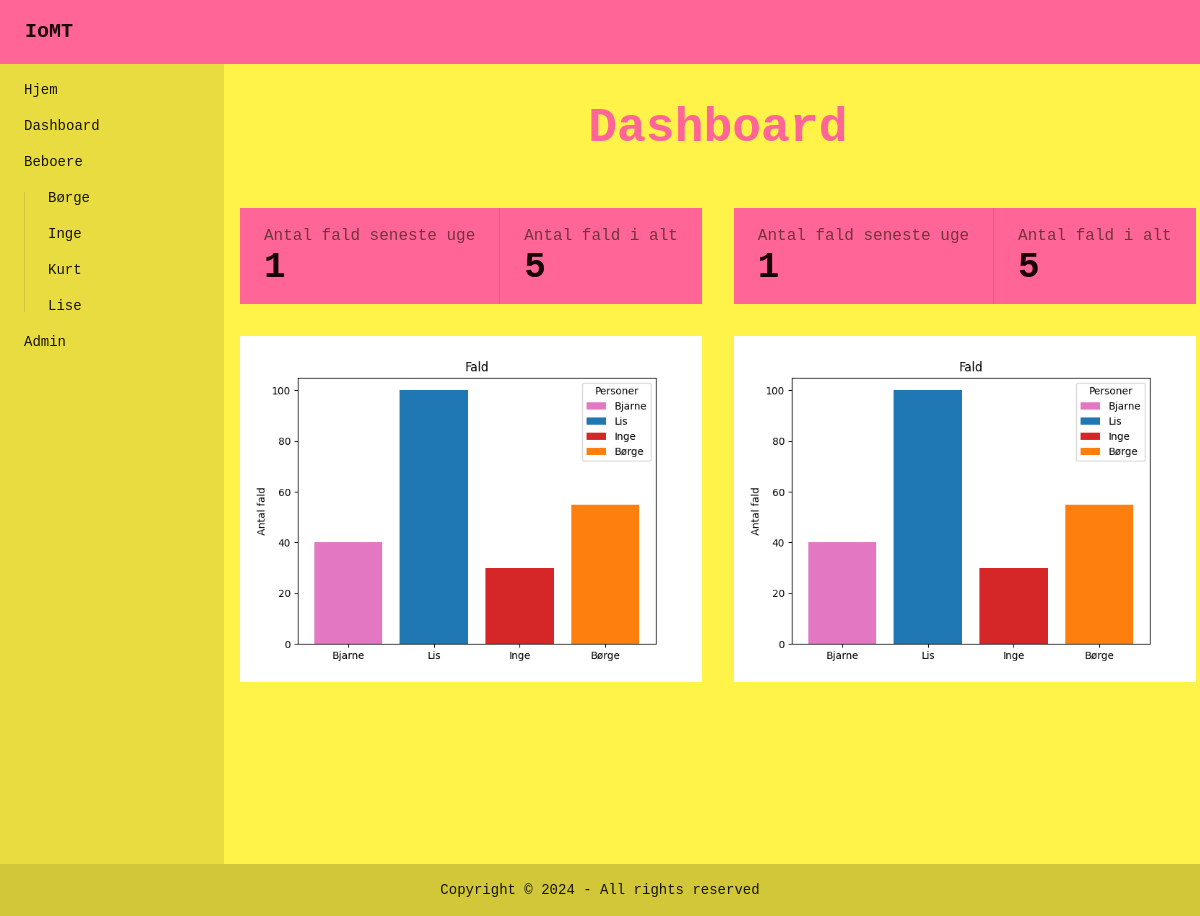
The page /dashboard (signed in) on the database its author committed.
### app.py (models this page shows)
class Residents(db.Model):
    id = db.Column(db.Integer, primary_key=True)
    username = db.Column(db.String(150), unique=True, nullable=False)

### app.py (the view)
@app.route('/dashboard')
@login_required
def dashboard():
    residents = Residents.query.all()
    if not current_user.is_admin:
        return "Access Denied", 403
    data = graph()
    return render_template('dashboard.html', data = data, residents = residents)

### app.py (called while the page is built)
@login_manager.user_loader
def load_user(user_id):
    return User.query.get(int(user_id))

### graphs.py (called while the page is built)
def graph():
    fig = Figure()
    ax = fig.add_subplot()
    persons = ['Bjarne', 'Lis', 'Inge', 'Børge']
    counts = [40, 100, 30, 55]
    bar_labels = ['Bjarne', 'Lis', 'Inge', 'Børge']
    bar_colors = ['tab:pink', 'tab:blue', 'tab:red', 'tab:orange']
    ax.bar(persons, counts, label=bar_labels, color=bar_colors)
    ax.set_ylabel('Antal fald')
    ax.set_title('Fald')
    ax.legend(title='Personer')
    buf = BytesIO()
    fig.savefig(buf, format='png')
    return base64.b64encode(buf.getbuffer()).decode('ascii')

### templates/dashboard.html (shortened to what this page needs)
{% extends 'base.html' %}
{% block content %}
<div class="text-center m-4 p-4">
    <h1 class="text-5xl font-bold text-primary m-2 mb-2">Dashboard</h1>
</div>
<div class="flex">
    <div class="flex flex-col items-center">
        <div class="stats bg-primary text-primary-content m-4">
            <div class="stat">
                <div class="stat-title">Antal fald seneste uge</div>
                <div class="stat-value">1</div>
            </div>
            <div class="stat">
                <div class="stat-title">Antal fald i alt</div>
                <div class="stat-value">5</div>
            </div>
        </div>
        <div class="m-4">
            <img alt="Graf">
        </div>
    </div>
    <div class="flex flex-col items-center">
        <div class="stats bg-primary text-primary-content m-4">
            <div class="stat">
                <div class="stat-title">Antal fald seneste uge</div>
                <div class="stat-value">1</div>
            </div>
            <div class="stat">
                <div class="stat-title">Antal fald i alt</div>
                <div class="stat-value">5</div>
            </div>
        </div>
        <div class="m-4">
            <img alt="Graf">
        </div>
    </div>
</div>
{% endblock %}

### templates/base.html (shortened to what this page needs)
<html lang="en" data-theme="cyberpunk">
<head>
    <link href="{{url_for('static',filename='css/main.css')}}" rel="stylesheet">
</head>
<body>
    <div class="navbar bg-primary text-primary-content">
        <a href="/"><button class="btn btn-ghost text-xl">IoMT</button></a>
    </div>
    <div id="sidebar" class="flex h-screen">
        <div>
            <ul class="menu bg-base-200 rounded-box w-56 h-full">
                <li><a href="/">Hjem</a></li>
                <li><a href="/dashboard">Dashboard</a></li>
                <li><a href="/residents">Beboere</a></li>
                <li>
                    <ul>
                        {% for resident in residents %}
                      <li><a href="{{ url_for('resident_profile', user_id=resident.id) }}">{{resident.username}}</a></li>
                      {% endfor %}
                    </ul>
                </li>
                <li><a href="/admin">Admin</a></li>
            </ul>
        </div>
        <div class="flex-1">
            {% block content %}
            {% endblock %}
        </div>
    </div>
    <footer class="footer footer-center bg-base-300 text-base-content p-4">
        <aside>
          <p>Copyright © 2024 - All rights reserved</p>
        </aside>
    </footer>
</body>
</html>

### rows shown on the page
Residents: username "Børge"
Residents: username "Inge"
Residents: username "Kurt"
Residents: username "Lise"
